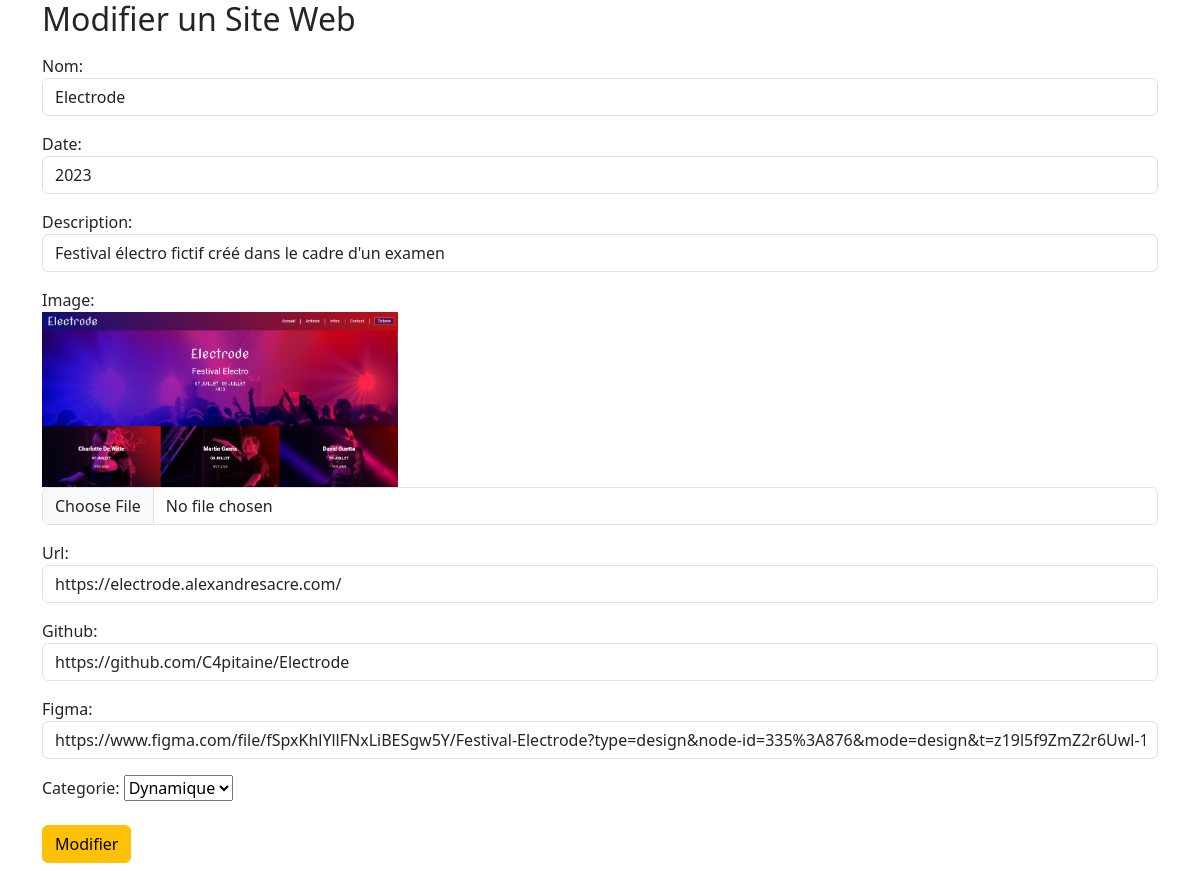
The app's page /admin/updateWebsite.php?id=1 (signed in) with its own data.
### tables this page shows
CREATE TABLE IF NOT EXISTS `websites` (
  `id` int NOT NULL AUTO_INCREMENT,
  `name` varchar(60) DEFAULT NULL,
  `date` year DEFAULT NULL,
  `description` varchar(255) DEFAULT NULL,
  `image` varchar(255) DEFAULT NULL,
  `url` varchar(255) DEFAULT NULL,
  `github` varchar(255) DEFAULT NULL,
  `figma` varchar(255) DEFAULT NULL,
  `categorie` varchar(80) DEFAULT NULL,
  PRIMARY KEY (`id`)
);

### admin/updateWebsite.php (the view, shortened to what this page needs)
<?php
    if(isset($_GET['id']))
    {
        $id = htmlspecialchars($_GET['id']);
    }else{
        header("LOCATION:index.php");
    }
    require "../connexion.php";
    $req = $bdd->prepare("SELECT * FROM websites WHERE id=?");
    $req->execute([$id]);
    if(!$don = $req->fetch())
    {
        $req->closeCursor();
        header("LOCATION:index.php");
    }
?>
<!DOCTYPE html>
<html lang="fr">
<head>
    <link href="https://cdn.jsdelivr.net/npm/bootstrap@5.3.1/dist/css/bootstrap.min.css" rel="stylesheet">
</head>
<body>
    <div class="container">
        <h2>Modifier un Site Web</h2>
        <form action="treatmentUpdateWebsite.php?id=<?=$don['id']?>" method="POST" enctype="multipart/form-data">
            <div class="form-group my-3">
                <label for="name">Nom: </label>
                <input type="text" name="name" id="name" value="<?=$don['name']?>" class="form-control">
            </div>
            <div class="form-group my-3">
                <label for="date">Date: </label>
                <input type="number" name="date" id="date" step="1" value="<?=$don['date']?>" class="form-control">
            </div>
            <div class="form-group my-3">
                <label for="description">Description: </label>
                <input type="text" name="description" id="description" value="<?=$don['description']?>" class="form-control">
            </div>
            <div class="form-group my-3">
                <label for="image">Image: </label>
                <div class="row">
                    <div class="col-4">
                        <img src="../images/upload/website/<?=$don['image']?>" alt="image de <?=$don['name']?>" style="width:100%">
                    </div>
                </div>
                <input type="file" name="image" id="image" class="form-control">
            </div>
            <div class="form-group my-3">
                <label for="url">Url: </label>
                <input type="text" name="url" id="url" value="<?=$don['url']?>" class="form-control">
            </div>
            <div class="form-group my-3">
                <label for="github">Github: </label>
                <input type="text" name="github" id="github" value="<?=$don['github']?>" class="form-control">
            </div>
            <div class="form-group my-3">
                <label for="figma">Figma: </label>
                <input type="text" name="figma" id="figma" value="<?=$don['figma']?>" class="form-control">
            </div>
            <div class="form-group my-3">
                <label for="categorie">Categorie: </label>
                <select name="categorie" id="categorie">
                <?php
                    if($don['categorie'] == "Statique")
                    {
                        echo "<option value='Statique' selected>Statique</option>";
                        echo "<option value='Dynamique'>Dynamique</option>";
                    }else{
                        echo "<option value='Dynamique' selected>Dynamique</option>";
                    }
                    ?>
                </select>
            </div>
            <div class="form-group">
                <input type="submit" value="Modifier" class="btn btn-warning my-2">
            </div>
        </form>
    </div>
</body>
</html>

### records on screen
websites: name "Electrode", date "2023", description "Festival électro fictif créé dans le cadre d'un examen", image (picture), url "https://electrode.alexandresacre.com/", github "https://github.com/C4pitaine/Electrode", figma "https://www.figma.com/file/fSpxKhlYllFNxLiBESgw5Y/Festival-Electrode?type=design&node-id=335%3A876&mode=design&t=z19l5f9ZmZ2r6Uwl-1", categorie "Dynamique"
